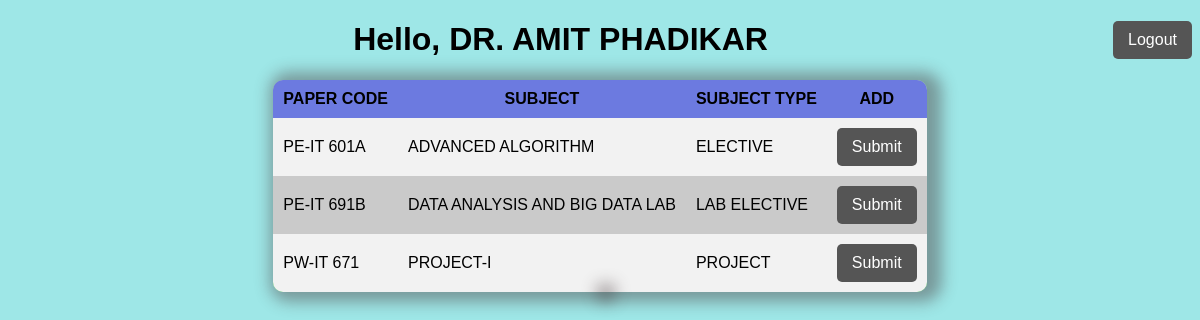
Page /studentview.php (signed in) on the committed database.
### tables this page shows
CREATE TABLE `teacher_subject` (
  `PROGRAM` varchar(50) NOT NULL,
  `SEMESTER` varchar(50) NOT NULL,
  `SUBJECT` varchar(50) NOT NULL,
  `TEACHER_NAME` varchar(50) NOT NULL,
  `PCODE` varchar(50) NOT NULL,
  `TEACHER_ID` varchar(50) NOT NULL,
  `TYPE` varchar(50) NOT NULL,
  `TEACHER_IMG` varchar(400) NOT NULL,
  `GROUP` varchar(50) NOT NULL
);

### studentview.php (the view, shortened to what this page needs)
<?php
if (isset($_SESSION['id']) && $_SESSION['user_name']) {
     ?>
     <!DOCTYPE html>
     <html lang="en">
     <head>
          <link rel="stylesheet" type="text/css" href="ar.css">
     </head>
     <a href="logout.php">Logout</a>
     <body>
          <h1>Hello,
               <?php echo $_SESSION['name']; ?>
          </h1>
          <Center>
               <table>
                    <?php
                    include 'daba.php';
                    $select = 'select * FROM teacher_subject WHERE TEACHER_NAME = "' . $_SESSION['name'] . '"';
                    $query = mysqli_query($cone, $select);
                    $num = mysqli_num_rows($query);
                    if ($num > 0) {
                         echo "<tr>
                    <th>PAPER CODE</th>
                    <th>SUBJECT</th>
                    <th>SUBJECT TYPE</th>
                    <th>ADD</th>
                    </tr>";
                         while ($result = mysqli_fetch_array($query)) {
                              if ($result['TYPE'] === 'ELECTIVE' || $result['TYPE'] === 'LAB ELECTIVE' || $result['TYPE'] === 'PROJECT') {
                                   echo "<tr>
                              <td>" . $result['PCODE'] . "</td>
                              <td>" . $result['SUBJECT'] . "</td>
                              <td>" . $result['TYPE'] . "</td>
                              <td>
                              <a href='studentview.php? PCODE=" . $result['PCODE'] . "& SUBJECT=" . $result['SUBJECT'] . "'>Submit</a>
                              </td>
                              </tr>";
                              }
                         }
                    }
                    ?>
               </table>
          </Center>
     </body>
     </html>
<?php
}
?>

### ar.css (style rules this page uses)
* { font-family: sans-serif; box-sizing: border-box; }
body { background-color: #9ee7e7; background-blend-mode: screen; justify-content: space-around; align-items: center; height: 100vh; flex-direction: column; }
table { background: #5add5e; border-radius: 10px; overflow: hidden; border-collapse: collapse; box-shadow: 6px 1px 15px 9px #4c404275; }
th, td { padding: 10px; }
table th { background-color: #6c7ae0; }
table tr:nth-child(even) { background-color: #f2f2f2 }
table tr:nth-child(odd) { background-color: #cacaca }
h1 { text-align: center; color:black; }
a { float: right; background: #555; padding: 10px 15px; color: #fff; border-radius: 5px; border: none; text-decoration: none; }

### rows in the picture
teacher_subject: PCODE "PE-IT 601A", SUBJECT "ADVANCED ALGORITHM", TYPE "ELECTIVE"
teacher_subject: PCODE "PE-IT 691B", SUBJECT "DATA ANALYSIS AND BIG DATA LAB", TYPE "LAB ELECTIVE"
teacher_subject: PCODE "PW-IT 671", SUBJECT "PROJECT-I", TYPE "PROJECT"

### other values in the picture
$_SESSION['name'] "DR. AMIT PHADIKAR"
